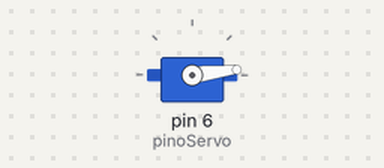
Bench run of a sketch on a simulated Arduino Uno, built with avr-gcc and run on an emulated ATmega328P. Parts: servo.

Above: at 0.05 s.
At 1.1 s:
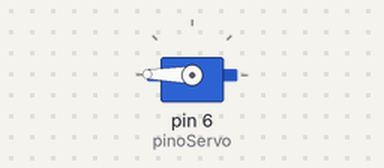
At 2.2 s:
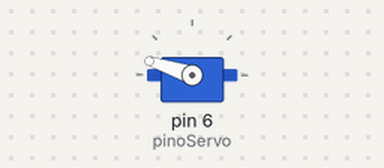
At 4.35 s:
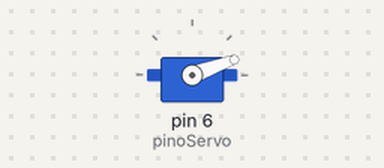
Timing chart, 0 to 6.0 s (numbered marks = the images above):
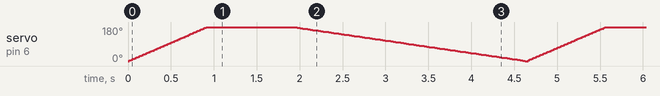

The sketch:

uso_servo.c.ino
```cpp
#include <Servo.h>

const int pinoServo = 6;

Servo servo;
int pos;

void setup (){
  servo.attach(pinoServo);
  servo.write(0);
}
void loop(){
  for(pos = 0; pos < 180; pos++){ //PARA "pos" IGUAL A 0, ENQUANTO "pos" MENOR QUE 180, INCREMENTA "pos"
    servo.write(pos); //ESCREVE O VALOR DA POSIÇÃO QUE O SERVO DEVE GIRAR
    delay(05); //INTERVALO DE 15 MILISSEGUNDOS
  }
  delay(1000); //INTERVALO DE 1 SEGUNDO
  for(pos = 180; pos >= 0; pos--){ //PARA "pos" IGUAL A 180, ENQUANTO "pos" MAIOR OU IGUAL QUE 0, DECREMENTA "pos"
    servo.write(pos); //ESCREVE O VALOR DA POSIÇÃO QUE O SERVO DEVE GIRAR
    delay(15); //INTERVALO DE 15 MILISSEGUNDOS
  }
}
```
